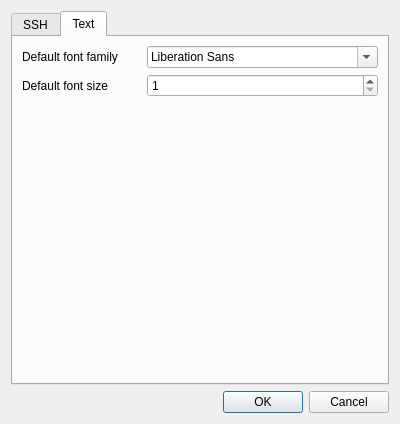
<?xml version="1.0" encoding="UTF-8"?>
<ui version="4.0">
 <class>SettingsDialog</class>
 <widget class="QDialog" name="SettingsDialog">
  <property name="geometry">
   <rect>
    <x>0</x>
    <y>0</y>
    <width>400</width>
    <height>424</height>
   </rect>
  </property>
  <property name="windowTitle">
   <string>Dialog</string>
  </property>
  <layout class="QVBoxLayout" name="verticalLayout">
   <item>
    <widget class="QTabWidget" name="tabWidget">
     <property name="currentIndex">
      <number>1</number>
     </property>
     <widget class="QWidget" name="tab_ssh">
      <attribute name="title">
       <string>SSH</string>
      </attribute>
      <layout class="QGridLayout" name="gridLayout">
       <item row="0" column="0" colspan="2">
        <widget class="QCheckBox" name="checkBox_use_separete_known_hosts">
         <property name="text">
          <string>Set separate &amp;known hosts</string>
         </property>
        </widget>
       </item>
       <item row="1" column="0" colspan="3">
        <widget class="QTextEdit" name="textEdit_known_hosts"/>
       </item>
       <item row="2" column="0" colspan="2">
        <widget class="QCheckBox" name="checkBox_use_internal_ssh_library">
         <property name="text">
          <string>Use &amp;internal OpenSSH library</string>
         </property>
        </widget>
       </item>
       <item row="3" column="0">
        <widget class="QLabel" name="label_ssh_program">
         <property name="text">
          <string>SSH program path</string>
         </property>
        </widget>
       </item>
       <item row="3" column="1">
        <widget class="QLineEdit" name="lineEdit_ssh_program"/>
       </item>
       <item row="3" column="2">
        <widget class="QToolButton" name="browse_ssh_program_button">
         <property name="text">
          <string>...</string>
         </property>
        </widget>
       </item>
       <item row="4" column="0">
        <widget class="QLabel" name="label_ssh_args">
         <property name="text">
          <string>Addional options for SSH</string>
         </property>
        </widget>
       </item>
       <item row="4" column="1" colspan="2">
        <widget class="QLineEdit" name="lineEdit_ssh_args"/>
       </item>
       <item row="5" column="0">
        <widget class="QLabel" name="label_environment">
         <property name="text">
          <string>Addional Environment:</string>
         </property>
        </widget>
       </item>
       <item row="6" column="0" colspan="3">
        <layout class="QHBoxLayout" name="horizontalLayout_5">
         <item>
          <widget class="QTreeWidget" name="environment_list">
           <property name="editTriggers">
            <set>QAbstractItemView::DoubleClicked|QAbstractItemView::EditKeyPressed|QAbstractItemView::SelectedClicked</set>
           </property>
           <column>
            <property name="text">
             <string>Name</string>
            </property>
           </column>
           <column>
            <property name="text">
             <string>Value</string>
            </property>
           </column>
          </widget>
         </item>
         <item>
          <layout class="QVBoxLayout" name="verticalLayout_2">
           <item>
            <widget class="QPushButton" name="button_add_env_item">
             <property name="maximumSize">
              <size>
               <width>32</width>
               <height>32</height>
              </size>
             </property>
             <property name="text">
              <string>+</string>
             </property>
            </widget>
           </item>
           <item>
            <spacer name="verticalSpacer_2">
             <property name="orientation">
              <enum>Qt::Vertical</enum>
             </property>
             <property name="sizeHint" stdset="0">
              <size>
               <width>20</width>
               <height>40</height>
              </size>
             </property>
            </spacer>
           </item>
           <item>
            <widget class="QPushButton" name="button_remove_env_item">
             <property name="maximumSize">
              <size>
               <width>32</width>
               <height>32</height>
              </size>
             </property>
             <property name="text">
              <string>-</string>
             </property>
            </widget>
           </item>
          </layout>
         </item>
        </layout>
       </item>
      </layout>
     </widget>
     <widget class="QWidget" name="tab_chat">
      <attribute name="title">
       <string>Text</string>
      </attribute>
      <layout class="QGridLayout" name="gridLayout_2">
       <item row="0" column="0">
        <widget class="QLabel" name="label_font">
         <property name="text">
          <string>Default font family</string>
         </property>
        </widget>
       </item>
       <item row="0" column="1">
        <widget class="QFontComboBox" name="fontComboBox"/>
       </item>
       <item row="1" column="0">
        <widget class="QLabel" name="label">
         <property name="text">
          <string>Default font size</string>
         </property>
        </widget>
       </item>
       <item row="1" column="1">
        <widget class="QSpinBox" name="spinBox_font_size">
         <property name="minimum">
          <number>1</number>
         </property>
         <property name="maximum">
          <number>256</number>
         </property>
        </widget>
       </item>
       <item row="2" column="0" colspan="2">
        <spacer name="verticalSpacer">
         <property name="orientation">
          <enum>Qt::Vertical</enum>
         </property>
         <property name="sizeHint" stdset="0">
          <size>
           <width>20</width>
           <height>40</height>
          </size>
         </property>
        </spacer>
       </item>
      </layout>
     </widget>
    </widget>
   </item>
   <item>
    <widget class="QDialogButtonBox" name="buttonBox">
     <property name="orientation">
      <enum>Qt::Horizontal</enum>
     </property>
     <property name="standardButtons">
      <set>QDialogButtonBox::Cancel|QDialogButtonBox::Ok</set>
     </property>
    </widget>
   </item>
  </layout>
 </widget>
 <resources/>
 <connections>
  <connection>
   <sender>buttonBox</sender>
   <signal>accepted()</signal>
   <receiver>SettingsDialog</receiver>
   <slot>accept()</slot>
   <hints>
    <hint type="sourcelabel">
     <x>248</x>
     <y>254</y>
    </hint>
    <hint type="destinationlabel">
     <x>157</x>
     <y>274</y>
    </hint>
   </hints>
  </connection>
  <connection>
   <sender>buttonBox</sender>
   <signal>rejected()</signal>
   <receiver>SettingsDialog</receiver>
   <slot>reject()</slot>
   <hints>
    <hint type="sourcelabel">
     <x>316</x>
     <y>260</y>
    </hint>
    <hint type="destinationlabel">
     <x>286</x>
     <y>274</y>
    </hint>
   </hints>
  </connection>
  <connection>
   <sender>checkBox_use_separete_known_hosts</sender>
   <signal>toggled(bool)</signal>
   <receiver>textEdit_known_hosts</receiver>
   <slot>setEnabled(bool)</slot>
   <hints>
    <hint type="sourcelabel">
     <x>199</x>
     <y>54</y>
    </hint>
    <hint type="destinationlabel">
     <x>199</x>
     <y>103</y>
    </hint>
   </hints>
  </connection>
  <connection>
   <sender>checkBox_use_internal_ssh_library</sender>
   <signal>toggled(bool)</signal>
   <receiver>SettingsDialog</receiver>
   <slot>use_internal_ssh_library_checked(bool)</slot>
   <hints>
    <hint type="sourcelabel">
     <x>199</x>
     <y>152</y>
    </hint>
    <hint type="destinationlabel">
     <x>199</x>
     <y>190</y>
    </hint>
   </hints>
  </connection>
  <connection>
   <sender>button_add_env_item</sender>
   <signal>clicked()</signal>
   <receiver>SettingsDialog</receiver>
   <slot>add_environment_variable()</slot>
   <hints>
    <hint type="sourcelabel">
     <x>361</x>
     <y>273</y>
    </hint>
    <hint type="destinationlabel">
     <x>199</x>
     <y>190</y>
    </hint>
   </hints>
  </connection>
  <connection>
   <sender>button_remove_env_item</sender>
   <signal>clicked()</signal>
   <receiver>SettingsDialog</receiver>
   <slot>remove_environment_variable()</slot>
   <hints>
    <hint type="sourcelabel">
     <x>361</x>
     <y>309</y>
    </hint>
    <hint type="destinationlabel">
     <x>199</x>
     <y>190</y>
    </hint>
   </hints>
  </connection>
  <connection>
   <sender>browse_ssh_program_button</sender>
   <signal>clicked()</signal>
   <receiver>SettingsDialog</receiver>
   <slot>browse_ssh_program()</slot>
   <hints>
    <hint type="sourcelabel">
     <x>367</x>
     <y>187</y>
    </hint>
    <hint type="destinationlabel">
     <x>199</x>
     <y>190</y>
    </hint>
   </hints>
  </connection>
  <connection>
   <sender>SettingsDialog</sender>
   <signal>accepted()</signal>
   <receiver>SettingsDialog</receiver>
   <slot>save_settings()</slot>
   <hints>
    <hint type="sourcelabel">
     <x>199</x>
     <y>190</y>
    </hint>
    <hint type="destinationlabel">
     <x>199</x>
     <y>190</y>
    </hint>
   </hints>
  </connection>
 </connections>
 <slots>
  <slot>use_internal_ssh_library_checked(bool)</slot>
  <slot>add_environment_variable()</slot>
  <slot>remove_environment_variable()</slot>
  <slot>browse_ssh_program()</slot>
  <slot>save_settings()</slot>
 </slots>
</ui>
